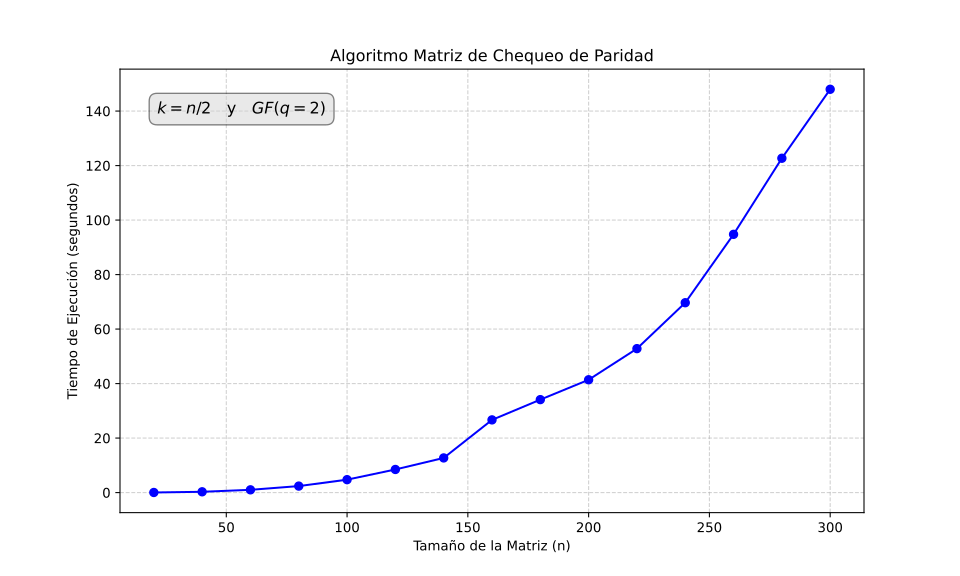

Write the Python code that produced this figure.
import galois
import timeit
import matplotlib.pyplot as plt
import csv 
import os  


q = 2
matriz_chequeo_paridad = "matriz_chequeo_paridad(G, GF)"
resultados = {}
for n in range(20, 301, 20):
    # Tasa R = 0.5
    k = int(n/2)
    NUM_ITERACIONES = 1

    SETUP_CODE = f"""
import galois
from random_generator_matrix import random_generator_matrix
from matriz_chequeo_paridad import matriz_chequeo_paridad
n = {n}
k = {k}
q = {q}

GF = galois.GF(q)
G = random_generator_matrix(n, k, GF)
    """

    t = timeit.Timer(stmt=matriz_chequeo_paridad, setup=SETUP_CODE)
    tiempos = t.repeat(repeat=3, number=1)

    mejor_tiempo_seg = min(tiempos)  # PROMEDIO
    resultados[n] = mejor_tiempo_seg

    print(f"✅ n={n} (k={k}): Mejor tiempo = {mejor_tiempo_seg:.6f} s")

print("\n--- RESUMEN DE TIEMPOS VARIANDO N ---")
for n, tiempo in resultados.items():
    print(f"n={n}: {tiempo:.6f} segundos")

N_values = list(resultados.keys())
Tiempo_values = list(resultados.values())

plt.figure(figsize=(10, 6)) 
plt.plot(N_values, Tiempo_values, marker='o', linestyle='-', color='b')


plt.title('Algoritmo Matriz de Chequeo de Paridad')
plt.xlabel('Tamaño de la Matriz (n)')
plt.ylabel('Tiempo de Ejecución (segundos)')
plt.text(
    x=0.05,
    y=0.90,
    s=r'$k = n/2 \quad \text{y} \quad GF(q=2)$',
    transform=plt.gca().transAxes,
    fontsize=12,
    bbox=dict(facecolor='lightgray', alpha=0.5, edgecolor='black', boxstyle='round,pad=0.5')
)
plt.grid(True, linestyle='--', alpha=0.6) 



plt.savefig('timeit_test_n_matriz_chequeo_paridad.svg', dpi=300) 

NOMBRE_ARCHIVO_CSV = 'timeit_test_n_matriz_chequeo_paridad.csv'
ruta_completa = os.path.join(os.getcwd(), NOMBRE_ARCHIVO_CSV)

print(f"\n💾 Guardando resultados en: {ruta_completa}")

with open(ruta_completa, mode='w', newline='') as archivo_csv:
    escritor_csv = csv.writer(archivo_csv, delimiter=',', quotechar='"', quoting=csv.QUOTE_MINIMAL)

    escritor_csv.writerow(['n', 'k', 'q','Tiempo_Mejor_Segundos', 'Tasa_R'])

    for n, tiempo in resultados.items():
        k = int(n / 2)
        tasa_r = 0.5 
        escritor_csv.writerow([n, k, q, f"{tiempo:.6f}", tasa_r])

print(f"✅ Los datos se han guardado con éxito en {NOMBRE_ARCHIVO_CSV}")
